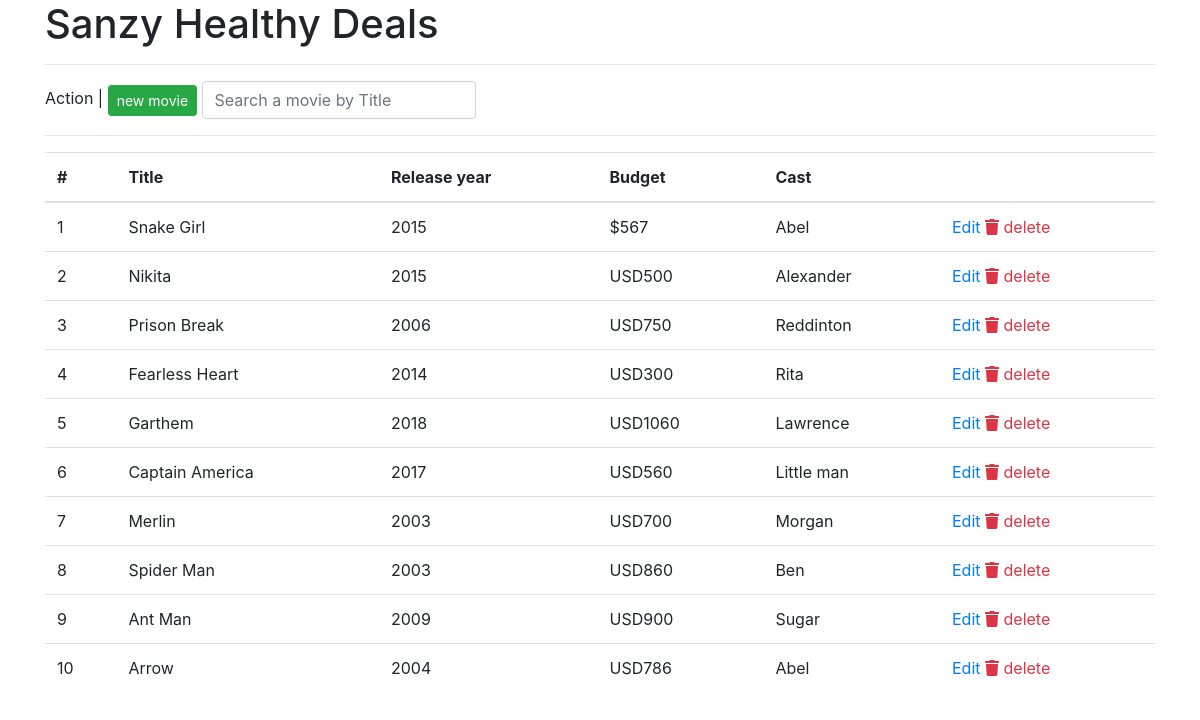
The page / on the database its author committed.
### app.py (models this page shows)
class Movies(db.Model):
    id = db.Column(db.Integer, primary_key=True)
    Title = db.Column(db.String(50), nullable=False)
    Budget = db.Column(db.String(50), nullable=False)
    Year = db.Column(db.String(50), nullable=False)
    Cast = db.Column(db.String(50), nullable=False)
    director = db.Column(db.String(50), nullable=True)

### app.py (the view)
@app.route("/")
def index():
    db = Movies.query.all()
    return render_template("index.html", movies=db)

### templates/index.html
{% extends 'base.html' %} {% block main %}
<h1>Sanzy Healthy Deals</h1>
<hr />
<div>
  <span>Action</span>
  &verbar;
  <form action="/new-movie" class="d-inline" method="GET">
    <input type="submit" class="btn btn-success btn-sm" value="new movie" />
  </form>
  <form action="/search" class="d-inline form-inline" method="GET">
    <input
      type="text"
      class="form-control"
      placeholder="Search a movie by Title"
      name="q"
      id=""
    />
  </form>
</div>
<hr />
<table class="table table-hover">
  <thead>
    <th>#</th>
    <th>Title</th>
    <th>Release year</th>
    <th>Budget</th>
    <th>Cast</th>
    <th></th>
  </thead>
  <tbody>
    {% for m in movies %}
    <tr>
      <td>{{loop.index}}</td>
      <td>{{m.Title}}</td>
      <td>{{m.Year}}</td>
      <td>{{m.Budget}}</td>
      <td>{{m.Cast}}</td>
      <td>
        <a href="/edit/{{m.Title}}">
            Edit
        </a>
        <a href="/delete/{{m.id}}" class="text-danger">
            <span class="fa fa-trash"></span>
            delete
        </a>
      </td>
    </tr>
    {% endfor %}
  </tbody>
</table>
{% endblock %}

### templates/base.html (shortened to what this page needs)
<!DOCTYPE html>
<html lang="en">
<head>
    <link rel="stylesheet" href="{{ url_for('static', filename='css/bootstrap.css') }}">
    <link rel="stylesheet" href="{{ url_for('static', filename='css/all.css') }}">
</head>
<body>
    <div class="container">
        {% block main %}
        {% endblock %}
    </div>
</body>
</html>

### static/css/all.css (style rules this page uses)
.fa, .fas, .far, .fal, .fad, .fab { -moz-osx-font-smoothing: grayscale; -webkit-font-smoothing: antialiased; display: inline-block; font-style: normal; font-variant: normal; text-rendering: auto; line-height: 1; }
.fa-trash:before { content: "\f1f8"; }
.fa, .fas { font-family: 'Font Awesome 5 Free'; font-weight: 900; }

### rows shown on the page
Movies: Title "Snake Girl", Year "2015", Budget "$567", Cast "Abel"
Movies: Title "Nikita", Year "2015", Budget "USD500", Cast "Alexander"
Movies: Title "Prison Break", Year "2006", Budget "USD750", Cast "Reddinton"
Movies: Title "Fearless Heart", Year "2014", Budget "USD300", Cast "Rita"
Movies: Title "Garthem", Year "2018", Budget "USD1060", Cast "Lawrence"
Movies: Title "Captain America", Year "2017", Budget "USD560", Cast "Little man"
Movies: Title "Merlin", Year "2003", Budget "USD700", Cast "Morgan"
Movies: Title "Spider Man", Year "2003", Budget "USD860", Cast "Ben"
Movies: Title "Ant Man", Year "2009", Budget "USD900", Cast "Sugar"
Movies: Title "Arrow", Year "2004", Budget "USD786", Cast "Abel"
